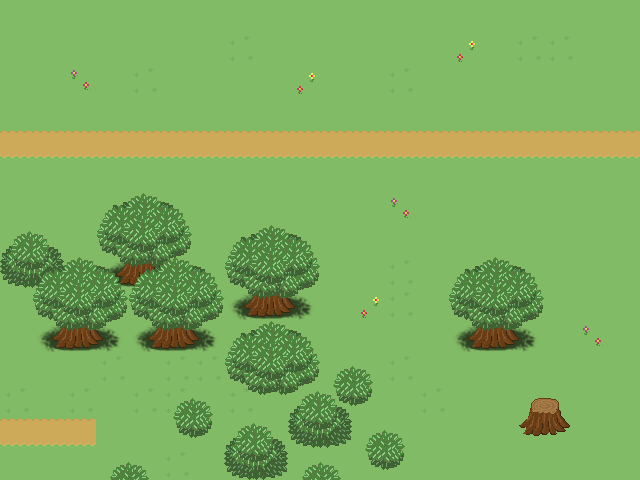

This game map was drawn from its Tiled (.tmx) file and the tilesets committed beside it. A one-line description and the trimmed map source follow:
An orthogonal 20x15 tile map with 32x32 px tiles, 4 tile layers (Vrstva dlaždic 1, unwalkable, Vrstva dlaždic 3, action).

<map version="1.0" orientation="orthogonal" width="20" height="15" tilewidth="32" tileheight="32">
 <tileset firstgid="1" name="free_tileset_version_10" tilewidth="32" tileheight="32">
  <image source="../img/free_tileset_version_10.png" width="480" height="1216" />
  <tile id="334">
   <properties>
    <property name="s" value="" />
   </properties>
  </tile>
 </tileset>
 <layer name="Vrstva dlaždic 1" width="20" height="15">
  <data>[300 cells, 300 non-empty, 5 distinct tile ids]</data>
 </layer>
 <layer name="unwalkable" width="20" height="15">
  <data>[300 cells, 67 non-empty, 24 distinct tile ids]</data>
 </layer>
 <layer name="Vrstva dlaždic 3" width="20" height="15">
  <data>[300 cells, 21 non-empty, 8 distinct tile ids]</data>
 </layer>
 <layer name="action" width="20" height="15">
  <data>[300 cells, 0 non-empty, 0 distinct tile ids]</data>
 </layer>
</map>
